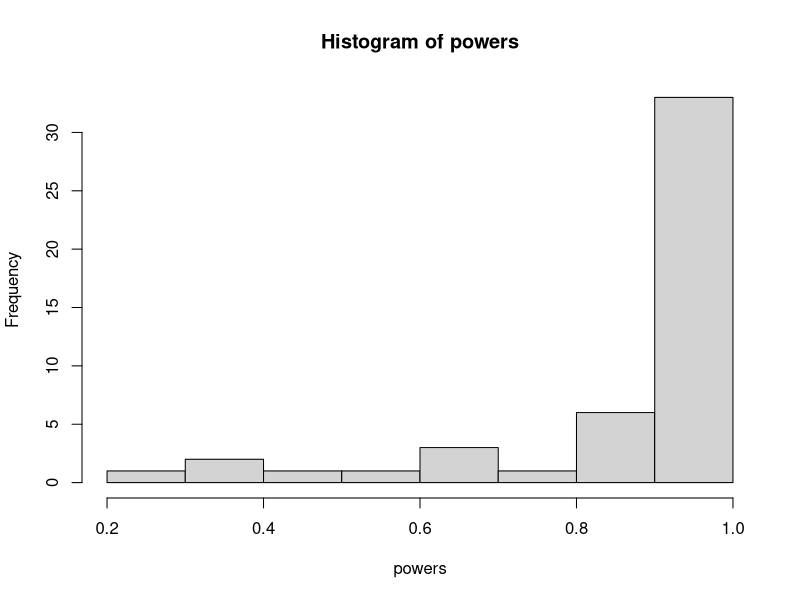

Write the R code that produced this figure.
############################################################################
# Power analysis example
#
# from https://egap.org/resource/10-things-to-know-about-statistical-power/
############################################################################

rm(list = ls())

set.seed(123)

possible.ns <- seq(from=100, to=2000, by=40) # The sample sizes we'll be considering
stopifnot(all( (possible.ns %% 2)==0 )) ## require even number of experimental pool
powers <- rep(NA, length(possible.ns)) # Empty object to collect simulation estimates 
alpha <- 0.05 # Standard significance level 
sims <- 500 # Number of simulations to conduct for each N 
#### Outer loop to vary the number of subjects #### 
for (j in 1:length(possible.ns)){ N <- possible.ns[j] # Pick the jth value for N 
Y0 <- rnorm(n=N, mean=60, sd=20) # control potential outcome 
tau <- 5 # Hypothesize treatment effect 
Y1 <- Y0 + tau # treatment potential outcome                                   
significant.experiments <- rep(NA, sims) # Empty object to count significant experiments 

#### Inner loop to conduct experiments "sims" times over for each N #### 
Y0 <- rnorm(n=N, mean=60, sd=20) # control potential outcome 
tau <- 5 # Hypothesize treatment effect 
Y1 <- Y0 + tau # treatment potential outcome 
for (i in 1:sims){ 
  ## Z.sim <- rbinom(n=N, size=1, prob=.5) # Do a random assignment  by coin flip
  Z.sim <- sample(rep(c(0,1),N/2)) ## Do a random assignment ensuring equal sized groups
  Y.sim <- Y1*Z.sim + Y0*(1-Z.sim) # Reveal outcomes according to assignment 
  fit.sim <- lm(Y.sim ~ Z.sim) # Do analysis (Simple regression) 
  p.value <- summary(fit.sim)$coefficients[2,4] # Extract p-values 
  significant.experiments[i] <- (p.value <= alpha) # Determine significance according to p <= 0.05
}
powers[j] <- mean(significant.experiments) # store average success rate (power) for each N 
} 
powers 

hist(powers)
